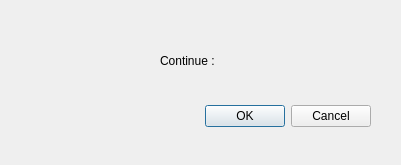
<?xml version="1.0" encoding="UTF-8"?>
<ui version="4.0">
 <class>myDialog</class>
 <widget class="QDialog" name="myDialog">
  <property name="geometry">
   <rect>
    <x>0</x>
    <y>0</y>
    <width>401</width>
    <height>165</height>
   </rect>
  </property>
  <property name="windowTitle">
   <string>Dialog</string>
  </property>
  <widget class="QDialogButtonBox" name="buttonBox">
   <property name="geometry">
    <rect>
     <x>30</x>
     <y>100</y>
     <width>341</width>
     <height>32</height>
    </rect>
   </property>
   <property name="orientation">
    <enum>Qt::Horizontal</enum>
   </property>
   <property name="standardButtons">
    <set>QDialogButtonBox::Cancel|QDialogButtonBox::Ok</set>
   </property>
  </widget>
  <widget class="QLabel" name="label_2">
   <property name="geometry">
    <rect>
     <x>160</x>
     <y>40</y>
     <width>111</width>
     <height>41</height>
    </rect>
   </property>
   <property name="text">
    <string>Continue :</string>
   </property>
  </widget>
 </widget>
 <resources/>
 <connections>
  <connection>
   <sender>buttonBox</sender>
   <signal>accepted()</signal>
   <receiver>myDialog</receiver>
   <slot>accept()</slot>
   <hints>
    <hint type="sourcelabel">
     <x>248</x>
     <y>254</y>
    </hint>
    <hint type="destinationlabel">
     <x>157</x>
     <y>274</y>
    </hint>
   </hints>
  </connection>
  <connection>
   <sender>buttonBox</sender>
   <signal>rejected()</signal>
   <receiver>myDialog</receiver>
   <slot>reject()</slot>
   <hints>
    <hint type="sourcelabel">
     <x>316</x>
     <y>260</y>
    </hint>
    <hint type="destinationlabel">
     <x>286</x>
     <y>274</y>
    </hint>
   </hints>
  </connection>
 </connections>
</ui>
